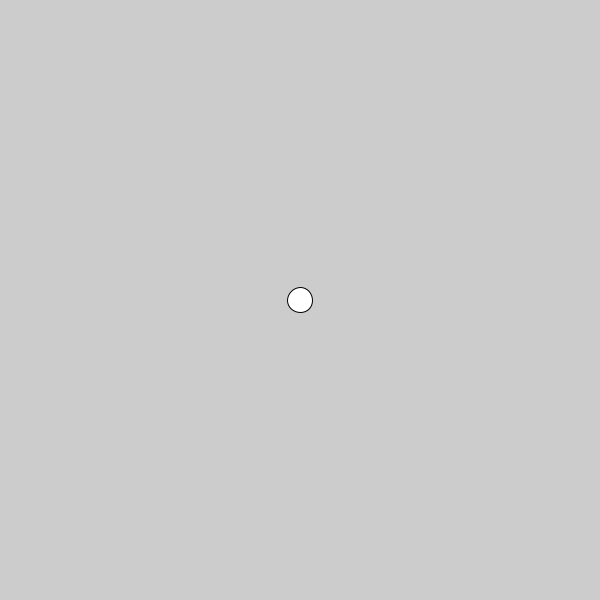
Frame 1 (no input)
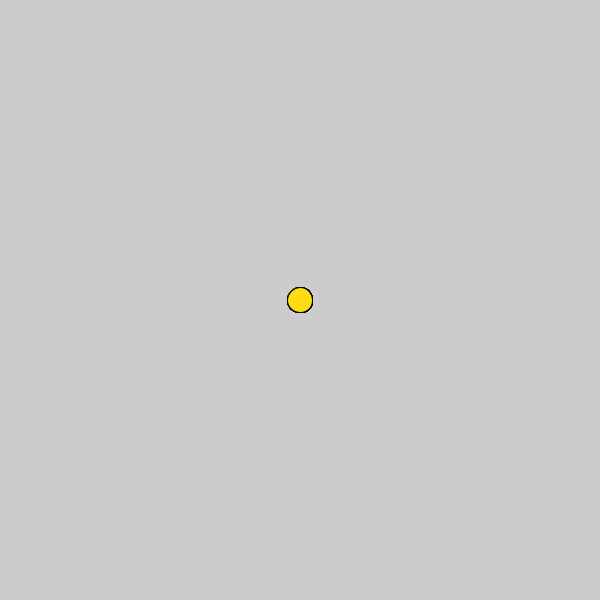
Frame 60 (the mouse pressed at the canvas centre just before this capture)
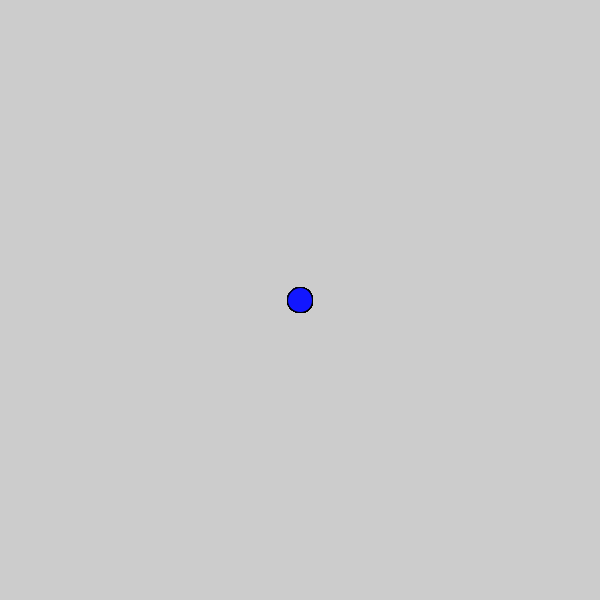
Frame 120 (the mouse held since frame 60 and released just before this capture)

The Processing sketch that drew these frames (run headless with seeded random() and noise(); from frame 60 on, the mouse is pressed at the canvas centre):

// Processing sketch: c_LogicalDot
// ── c_LogicalDot.pde

void setup() {
  
// 1. Set the size of the sketch. Make it 600 pixels square. 
  size(600,600);

}

void draw() {
  
// 2. Draw an ellipse
// Run the program to make sure it works before moving on.
 ellipse(300,300, 25,25);

// 3. Change the color of the ellipse when the mouse is pressed.
//    Use the following code, but put your colors where indicated
//    Remember to use the   fill()  command to set colors.

if (mousePressed) {
  fill(#1217FF);
   //  put one color here 
  
} else {
  fill(#FFDC12);
   // put a different color here
  
}  
  
  
  
}
